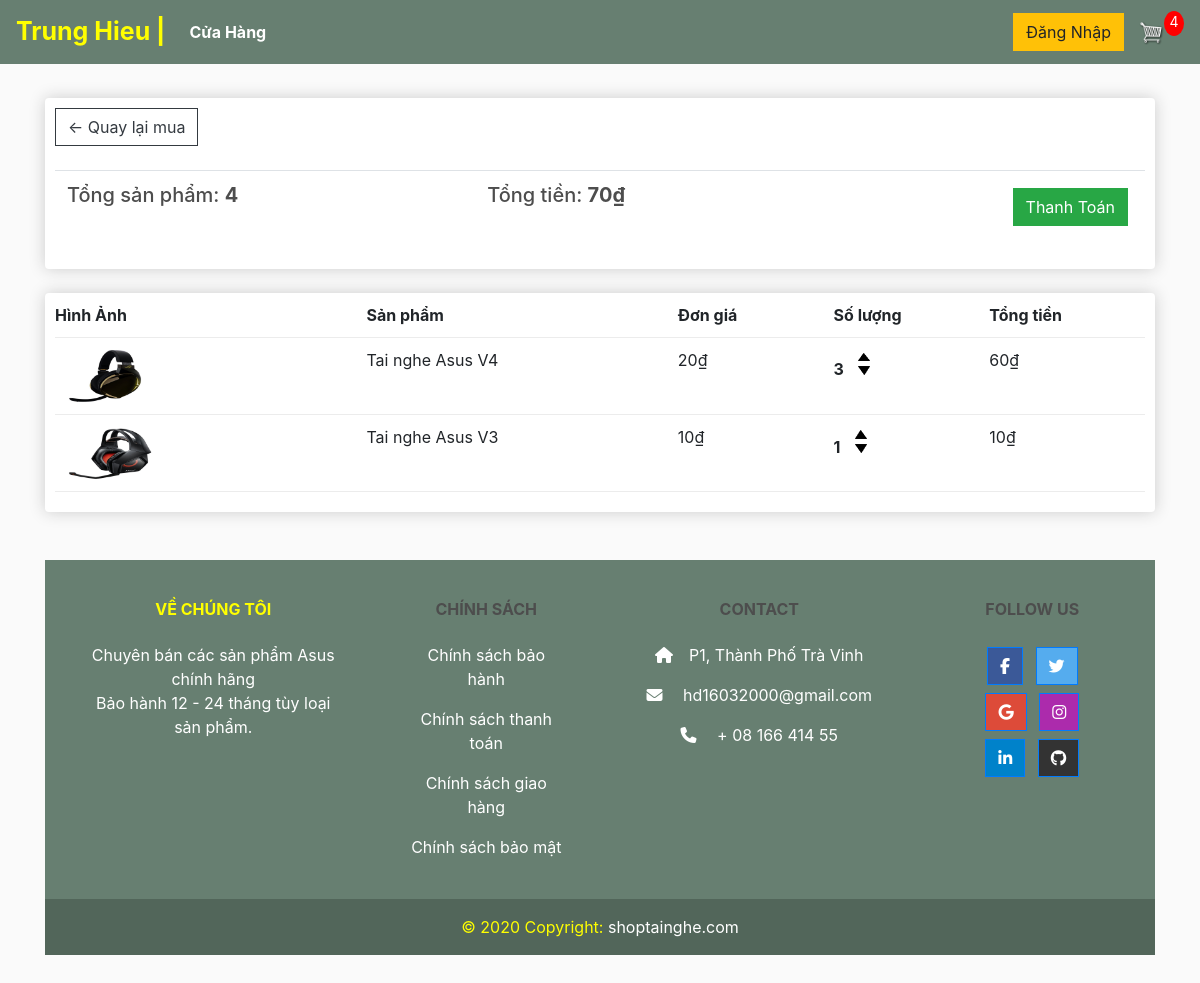
The app's page /cart/ (signed in) with its own data.
### store/models.py (models this page shows, shortened)
class Order(models.Model):
    customer = models.ForeignKey(Customer, on_delete = models.SET_NULL, blank = True, null =True)
    date_order = models.DateTimeField(auto_now_add=True)
    complete = models.BooleanField(default=False, null=True, blank = False)
    transaction_id = models.CharField(max_length=200, null=True)
    @property
    def get_cart_total(self):
        orderitems = self.orderitem_set.all()
        total = sum([item.get_total for item in orderitems])
        return total
    @property
    def get_cart_items(self):
        orderitems = self.orderitem_set.all()
        total = sum([item.quantity for item in orderitems])
        return total

class OrderItem(models.Model):
    product = models.ForeignKey(Product, on_delete = models.SET_NULL, blank = True, null =True)
    order = models.ForeignKey(Order, on_delete = models.SET_NULL, blank = True, null =True)
    quantity = models.IntegerField(default = 0, null=True, blank = True)
    date_added = models.DateTimeField(auto_now_add=True)
    @property
    def get_total(self):
        total = self.product.price * self.quantity
        return total

class Product(models.Model):
    name = models.CharField(max_length=200, null=True)
    price = models.IntegerField()
    digital = models.BooleanField(default=False, null= True, blank=False)
    description = models.TextField(default='')
    image = models.ImageField(null= True, blank=True)
    @property
    def imageURL(self):
        try:
            url = self.image.url
        except:
            url = ''
        return url

### store/views.py (the view)
# urls.py: path('cart/', views.cart, name="cart"),
def cart(request):
	if request.user.is_authenticated:
		customer = request.user.customer
		order, created = Order.objects.get_or_create(customer=customer, complete=False)
		items = order.orderitem_set.all()
		cartItems = order.get_cart_items
	else:
		items = []
		order = {'get_cart_total':0, 'get_cart_items':0, 'shipping':False}
		cartItems = order['get_cart_items']
	context = {'items':items, 'order':order, 'cartItems':cartItems}
	return render(request, 'store/cart.html', context)

### store/templates/store/cart.html
{% extends "store/main.html" %}
{% load static %}
{% block content %}
<div class="row">
    <div class="col-lg-12">
        <div class="box-element">
            <a class="btn btn-outline-dark" href="{% url 'store' %}">&#x2190; Quay lại mua</a>
            <br>
            <br>
            <table class="table">
                <tr>
                    <th><h5>Tổng sản phẩm: <strong>{{order.get_cart_items}}</strong></h5></th>
                    <th><h5>Tổng tiền: <strong>{{order.get_cart_total}}&#8363;</strong></h5></th>
                    <th>
                        <a style="float:right; margin:5px" class="btn btn-success" href="{% url 'checkout' %}">Thanh Toán</a>
                    </th>
                </tr>
            </table>
        </div>
        <br>
        <div class="box-element">
            <div class="cart-row">
                <div style="flex:2"><strong>Hình Ảnh</strong></div>
                <div style="flex:2"><strong>Sản phẩm</strong></div>
                <div style="flex:1"><strong>Đơn giá</strong></div>
                <div style="flex:1"><strong>Số lượng</strong></div>
                <div style="flex:1"><strong>Tổng tiền</strong></div>
            </div>
            {% for item in items %}
            <div class="cart-row">
                <div style="flex:2"><img class="row-image" src="{{item.product.imageURL}}" ></div>
                <div style="flex:2">{{item.product.name}}</div>
                <div style="flex:1">{{item.product.price}}&#8363;</div>
                <div style="flex:1">
                    <p class="quantity">{{item.quantity}}</p>
						<div class="quantity">
							<img data-product="{{item.product.id}}" data-action="add" class="chg-quantity update-cart" src="{% static  'images/arrow-up.png' %}">
							<img data-product="{{item.product.id}}" data-action="remove" class="chg-quantity update-cart" src="{% static  'images/arrow-down.png' %}">
						</div>
                </div>
                <div style="flex:1">{{item.get_total}}&#8363;</div>
            </div>
            {% endfor %}
        </div>
    </div>
</div>
{% endblock content %}

### store/templates/store/main.html (shortened to what this page needs)
<!DOCTYPE html>
{% load static %}
<html>
<head>
	<link rel="stylesheet" href="https://stackpath.bootstrapcdn.com/bootstrap/4.4.1/css/bootstrap.min.css">
	<link rel="stylesheet" type="text/css" href="{% static 'css/main.css' %}">
	<link rel="stylesheet" href="https://cdnjs.cloudflare.com/ajax/libs/font-awesome/6.5.1/css/all.min.css" />
</head>
<body>
	<nav class="navbar navbar-expand-lg navbar-dark bg-dark">
	  <a class="navbar-brand" href="{% url 'store' %}" style="color:Yellow;font-size:25px;"><b>Trung Hieu |</b></a>
	  <div class="collapse navbar-collapse" id="navbarSupportedContent">
	    <ul class="navbar-nav mr-auto">
	      <li class="nav-item active">
	        <a class="nav-link" href="{% url 'store' %}"><b>Cửa Hàng</b> <span class="sr-only">(current)</span></a>
	      </li>
	    </ul>
	    <div class="form-inline my-2 my-lg-0">
	     	<a href="/admin/" class="btn btn-warning">Đăng Nhập</a>
	     	<a href="{% url 'cart' %}">
	    		<img  id="cart-icon" src="{% static 'images/cart.png' %}">
	    	</a>
	    	<p id="cart-total">{{cartItems}}</p>
	    </div>
	  </div>
	</nav>
     <div class="container">
            <br>
            {% block content %}
            {% endblock content %}
      </div>
	  <div class="container my-5">
		<footer
				class="text-center text-lg-start text-white"
				style="background-color: #677f71"
				>
		  <div class="container p-4 pb-0">
			<section class="">
			  <div class="row">
				<div class="col-md-3 col-lg-3 col-xl-3 mx-auto mt-3">
				  <h6 class="text-uppercase mb-4 font-weight-bold" style="color:Yellow">
					Về Chúng Tôi
				  </h6>
				  <p>
					Chuyên bán các sản phẩm Asus chính hãng <br> Bảo hành 12 - 24 tháng tùy loại sản phẩm.
				  </p>
				</div>
				<div class="col-md-2 col-lg-2 col-xl-2 mx-auto mt-3">
				  <h6 class="text-uppercase mb-4 font-weight-bold">Chính sách</h6>
				  <p>
					<a class="text-white">Chính sách bảo hành</a>
				  </p>
				  <p>
					<a class="text-white">Chính sách thanh toán</a>
				  </p>
				  <p>
					<a class="text-white">Chính sách giao hàng</a>
				  </p>
				  <p>
					<a class="text-white">Chính sách bảo mật</a>
				  </p>
				</div>
				<div class="col-md-4 col-lg-3 col-xl-3 mx-auto mt-3">
				  <h6 class="text-uppercase mb-4 font-weight-bold">Contact</h6>
				  <p><i class="fas fa-home mr-3"></i>P1, Thành Phố Trà Vinh</p>
				  <p><i class="fas fa-envelope mr-3"></i> hd16032000@gmail.com</p>
				  <p><i class="fas fa-phone mr-3"></i> + 08 166 414 55</p>
				</div>
				<div class="col-md-3 col-lg-2 col-xl-2 mx-auto mt-3">
				  <h6 class="text-uppercase mb-4 font-weight-bold">Follow us</h6>
				  <a
					 class="btn btn-primary btn-floating m-1"
					 style="background-color: #3b5998"
					 href="#!"
					 role="button"
					 ><i class="fab fa-facebook-f"></i
					></a>
				  <a
					 class="btn btn-primary btn-floating m-1"
					 style="background-color: #55acee"
					 href="#!"
					 role="button"
					 ><i class="fab fa-twitter"></i
					></a>
				  <a
					 class="btn btn-primary btn-floating m-1"
					 style="background-color: #dd4b39"
					 href="#!"
					 role="button"
					 ><i class="fab fa-google"></i
					></a>
				  <a
					 class="btn btn-primary btn-floating m-1"
					 style="background-color: #ac2bac"
					 href="#!"
					 role="button"
					 ><i class="fab fa-instagram"></i
					></a>
				  <a
					 class="btn btn-primary btn-floating m-1"
					 style="background-color: #0082ca"
					 href="#!"
					 role="button"
					 ><i class="fab fa-linkedin-in"></i
					></a>
				  <a
					 class="btn btn-primary btn-floating m-1"
					 style="background-color: #333333"
					 href="#!"
					 role="button"
					 ><i class="fab fa-github"></i
					></a>
				</div>
			  </div>
			</section>
		  </div>
		  <div
			   class="text-center p-3"
			   style="background-color: rgba(0, 0, 0, 0.2); color:Yellow"
			   >
			© 2020 Copyright:
			<a class="text-white" href="https://mdbootstrap.com/"
			   style="color:green">shoptainghe.com</a
			  >
		  </div>
		</footer>
	  </div>
</body>
</html>

### ecommerce/static/css/main.css (style rules this page uses)
body { background-color: hsl(0, 0%, 98%); }
h1,h2,h3,h4,h5,h6 { color:hsl(0, 0%, 30%); }
.box-element { box-shadow:hsl(0, 0%, 80%) 0 0 16px; background-color: #fff; border-radius: 4px; padding: 10px; }
.bg-dark { background-color: #677f71!important; }
#cart-icon { width:25px; display: inline-block; margin-left: 15px; }
#cart-total { display: block; text-align: center; color:#fff; background-color: red; width: 20px; height: 25px; border-radius: 50%; font-size: 14px; }
.col-lg-4, .col-lg-6, .col-lg-8, .col-lg-12 { margin-top: 10px; }
.btn { border-radius: 0; }
.row-image { width: 100px; }
.cart-row { display: flex; align-items: flex-stretch; padding-bottom: 10px; margin-bottom: 10px; border-bottom: 1px solid #ececec; }
.quantity { display: inline-block; font-weight: 700; padding-right:10px; }
.chg-quantity { width: 12px; cursor: pointer; display: block; margin-top: 5px; transition:.1s; }

### records on screen
Order: get_cart_items "4", get_cart_total "70"
OrderItem: product.imageURL (picture), product.name "Tai nghe Asus V4", product.price "20", quantity "3", get_total "60"
OrderItem: product.imageURL (picture), product.name "Tai nghe Asus V3", product.price "10", quantity "1", get_total "10"

### other values on screen
{{ cartItems }} "4"
